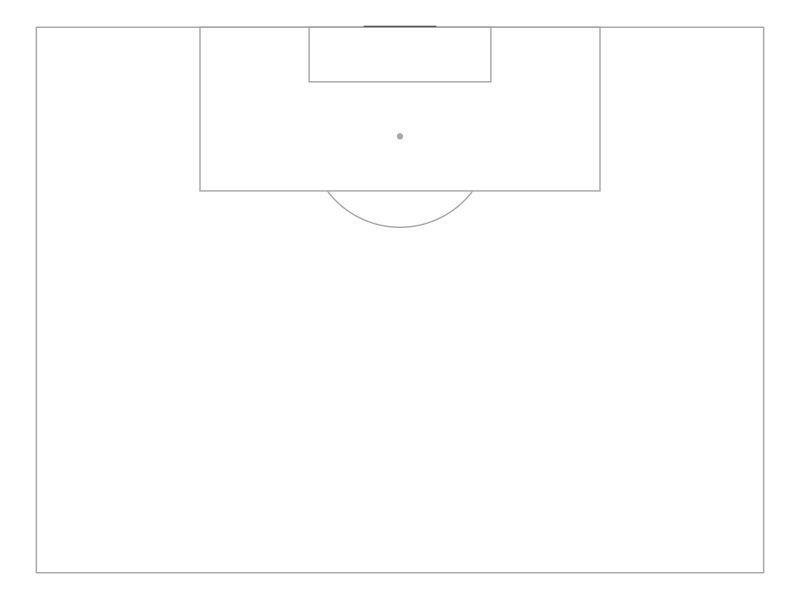
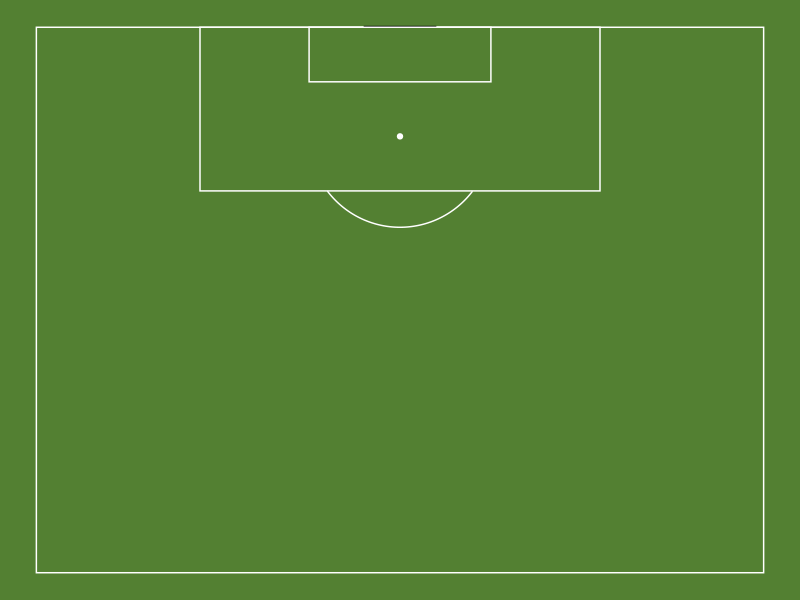

Write R code to recreate these figures, in order.
## ---- chunk 1
knitr::opts_chunk$set(echo = TRUE)
## ---- chunk 2
## turning off warnings + loading in ggplot2
options(warn = -1)
require(ggplot2)

## defining variables related to dimensions of a statsbomb pitch
ymin <- 0
ymax <- 80
xmin <- 60
xmax <- 120

## Defining features along the length
boxEdgeOff <- 102
sixYardOff <- 114
penSpotOff <- 108
halfwayline <- 60

## Defining features along the width
boxEdgeLeft <- 18
boxEdgeRight <- 62
sixYardLeft <- 30 
sixYardRight <- 50
goalPostLeft <- 36
goalPostRight <- 44
CentreSpot <- 40

## other dimensions
centreCirle_d <- 20

#---------------------------------------------------------------------------------------------------------------------------

## creating circle function for arc at the top of the box
circle_fun <- function(center = c(0,0), diameter = 1, npoints = 100) {
  r <- diameter/2
  tt <- seq(0,2*pi,length.out = npoints)
  xx <- center[1] + r * cos(tt)
  yy <- center[2] + r * sin(tt)
  return(data.frame(x = xx, y = yy))
}

## create leftD arc
dArc <- circle_fun(c((40),(penSpotOff)),centreCirle_d,npoints = 1000)

## remove part in box
dArc <- dArc[which(dArc$y <= (boxEdgeOff)),]
## ---- chunk 3
## building a custom theme for the plot
grass_colour <- "#ffffff" #white
line_colour <- "#A9A9A9" # dark grey 
background_colour <- "#ffffff" # white
goal_colour <- "#000000" # black 

theme_blankPitch <- function(size=12) {
  theme(axis.text.x = element_blank(),
        axis.text.y = element_blank(),
        axis.ticks.length = unit(0, "lines"),
        axis.title.x = element_blank(),
        axis.title.y = element_blank(),
        legend.background = element_rect(fill = background_colour, colour = NA),
        legend.key = element_rect(colour = background_colour, fill = background_colour),
        legend.key.size = unit(1.2, "lines"),
        legend.text = element_text(size = size),
        legend.title = element_text(size = size, face = "bold", hjust = 0),
        strip.background = element_rect(colour = background_colour, fill = background_colour, size = .5),
        panel.background = element_rect(fill = background_colour, colour = background_colour),
        panel.grid.major = element_blank(),
        panel.grid.minor = element_blank(),
        panel.spacing = element_blank(),
        plot.background = element_blank(),
        plot.margin = unit(c(0,0,0,0), "lines"),
        plot.title = element_text(size = size*1.2),
        strip.text.y = element_text(colour = background_colour, size = size, angle = 270),
        strip.text.x = element_text(size = size*1)
        )
}
## ---- chunk 4
# now for some actual plotting

## mix matched limits due to rotating og dimensions to half plot
ggplot() + xlim(c(ymin, ymax)) + ylim(c(xmin, xmax)) + 

## adding the theme  
theme_blankPitch() +
  
## adding base rectangle of the pitch
geom_rect(aes(xmin = ymin, xmax = ymax, ymin = xmin, ymax = xmax), fill = grass_colour, colour = line_colour) +
  
## adding 18 yard box offensive
geom_rect(aes(xmin = boxEdgeLeft, xmax = boxEdgeRight, ymin = boxEdgeOff, ymax = xmax), fill = grass_colour, colour = line_colour) +
  
## adding goal offensive
geom_segment(aes(x = goalPostLeft, y = xmax, xend = goalPostRight, yend = xmax), colour = goal_colour, size = 1) + 
  
## adding six yard box offensive
geom_rect(aes(xmin = sixYardLeft, xmax = sixYardRight, ymin = sixYardOff, ymax = xmax), fill = grass_colour, colour = line_colour) + 
  
## adding the arc circle
geom_path(data = dArc, aes(x = x, y = y), colour = line_colour) + 
  
## adding penalty spot
geom_point(aes(x = CentreSpot, y = penSpotOff), colour = line_colour)
## ---- chunk 5
# one final function
statsBomb_halfPitch <- function(grass_colour, line_colour, background_colour, goal_colour) {
  
  shotmapxgcolors <- c("#192780", "#2a5d9f", "#40a7d0", "#87cdcf", "#e7f8e6", "#f4ef95", "#FDE960", 
                       "#FCDC5F", "#F5B94D", "#F0983E", "#ED8A37", "#E66424", "#D54F1B", "#DC2608", 
                       "#BF0000", "#7F0000", "#5F0000")
  
  theme_blankPitch <- function(size=12) {
    theme(axis.text.x = element_blank(),
          axis.text.y = element_blank(),
          axis.ticks.length = unit(0, "lines"),
          axis.title.x = element_blank(),
          axis.title.y = element_blank(),
          legend.background = element_rect(fill = background_colour, colour = NA),
          legend.key = element_rect(colour = background_colour, fill = background_colour),
          legend.key.size = unit(1.2, "lines"),
          legend.text = element_text(size = size),
          legend.title = element_text(size = size, face = "bold", hjust = 0),
          strip.background = element_rect(colour = background_colour, fill = background_colour, size = .5),
          panel.background = element_rect(fill = background_colour, colour = background_colour),
          panel.grid.major = element_blank(),
          panel.grid.minor = element_blank(),
          panel.spacing = element_blank(),
          plot.background = element_blank(),
          plot.margin = unit(c(0,0,0,0), "lines"),
          plot.title = element_text(size = size*1.2),
          strip.text.y = element_text(colour = background_colour, size = size, angle = 270),
          strip.text.x = element_text(size = size*1))}
  
  ## defining variables related to dimensions of a statsbomb pitch
  ymin <- 0
  ymax <- 80
  xmin <- 60
  xmax <- 120
  
  ## Defining features along the length
  boxEdgeOff <- 102
  sixYardOff <- 114
  penSpotOff <- 108
  halfwayline <- 60
  
  ## Defining features along the width
  boxEdgeLeft <- 18
  boxEdgeRight <- 62
  sixYardLeft <- 30 
  sixYardRight <- 50
  goalPostLeft <- 36
  goalPostRight <- 44
  CentreSpot <- 40
  
  ## other dimensions
  centreCirle_d <- 20
  
  ## creating circle function for arc at the top of the box
  circle_fun <- function(center = c(0,0), diameter = 1, npoints = 100) {
    r <- diameter/2
    tt <- seq(0,2*pi,length.out = npoints)
    xx <- center[1] + r * cos(tt)
    yy <- center[2] + r * sin(tt)
    return(data.frame(x = xx, y = yy))
  }
  
  ## create leftD arc
  dArc <- circle_fun(c((40),(penSpotOff)),centreCirle_d,npoints = 1000)
  
  ## remove part in box
  dArc <- dArc[which(dArc$y <= (boxEdgeOff)),]
  
  p <- ## mix matched limits due to rotating og dimensions to half plot
    ggplot() + xlim(c(ymin, ymax)) + ylim(c(xmin, xmax)) + 
    
    ## adding the theme  
    theme_blankPitch() +
      
    ## adding base rectangle of the pitch
    geom_rect(aes(xmin = ymin, xmax = ymax, ymin = xmin, ymax = xmax), fill = grass_colour, colour = line_colour) +
      
    ## adding 18 yard box offensive
    geom_rect(aes(xmin = boxEdgeLeft, xmax = boxEdgeRight, ymin = boxEdgeOff, ymax = xmax), fill = grass_colour, 
              colour = line_colour) +
      
    ## adding goal offensive
    geom_segment(aes(x = goalPostLeft, y = xmax, xend = goalPostRight, yend = xmax), colour = goal_colour, size = 1) + 
      
    ## adding six yard box offensive
    geom_rect(aes(xmin = sixYardLeft, xmax = sixYardRight, ymin = sixYardOff, ymax = xmax), fill = grass_colour, 
              colour = line_colour) + 
      
    ## adding the arc circle
    geom_path(data = dArc, aes(x = x, y = y), colour = line_colour) + 
      
    ## adding penalty spot
    geom_point(aes(x = CentreSpot, y = penSpotOff), colour = line_colour)
  
  return(p)
}

statsBomb_halfPitch("#538032", "#ffffff", "#538032", "#000000")
